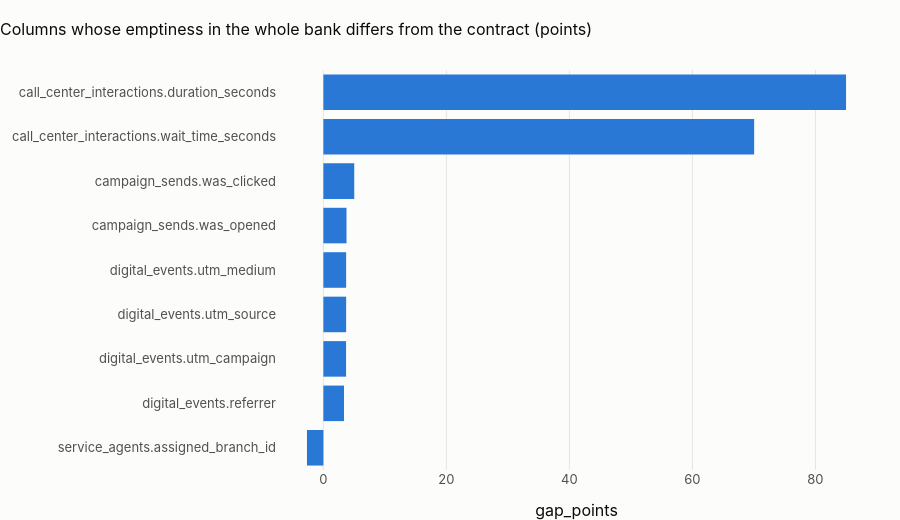

Notebook cell for this chart:
### Markdown cell above
## 3 · Emptiness: where this country differs from the bank
Share of empty values per column in this country, against the global contract's `empty_share`. A large gap means
the column is used differently here (a product mix, a channel mix, a process) and the global baseline will
misfire on this country's days.

### Code cell
GLOBAL = country.global_contract(pl)
emp = pl.q(f"""
    with p as (select table_name, column_name, sum(n_empty + n_absent) / sum(n_rows) as country_empty
               from {{dq_partition_profile}} where zone = 'bronze' group by 1, 2)
    select p.table_name, p.column_name, round(100 * p.country_empty, 2) as country_empty_pct,
           round(100 * c.empty_share, 2) as contract_empty_pct,
           round(100 * (p.country_empty - c.empty_share), 2) as gap_points
    from p join {GLOBAL} c using (table_name, column_name)
    where abs(p.country_empty - c.empty_share) >= 0.02
    order by abs(p.country_empty - c.empty_share) desc""")
show(emp, paging=False)
if len(emp):
    fig = px.bar(
        emp.head(20),
        x="gap_points",
        y=emp.head(20).table_name + "." + emp.head(20).column_name,
        orientation="h",
        title=f"Columns whose emptiness in {CTRY.name} differs from the contract (points)",
    )
    fig.update_layout(height=520, yaxis_title=None, yaxis=dict(autorange="reversed"))
    fig.show()
display(
    Markdown(
        f"**{len(emp)} columns differ from the contract's empty share by 2 points or more in {CTRY.name}.** "
        "These are the columns where the contract's baseline cannot describe this scope; notebook 03 re-estimates "
        "them on the scope's reference window."
    )
)

### Figure 1 — Plotly figure (JSON) as saved in the notebook; plotly's stock layout.template omitted (floating-point values rounded to 4 significant figures)
{"data": [{"hovertemplate": "gap_points=%{x}<br>y=%{y}<extra></extra>", "legendgroup": "", "marker": {"color": "#2a78d6", "pattern": {"shape": ""}}, "name": "", "orientation": "h", "showlegend": false, "textposition": "auto", "type": "bar", "x": [84.98, 70.04, 5.02, 3.76, 3.7, 3.7, 3.69, 3.35, -2.67], "xaxis": "x", "y": ["call_center_interactions.duration_seconds", "call_center_interactions.wait_time_seconds", "campaign_sends.was_clicked", "campaign_sends.was_opened", "digital_events.utm_medium", "digital_events.utm_source", "digital_events.utm_campaign", "digital_events.referrer", "service_agents.assigned_branch_id"], "yaxis": "y"}], "layout": {"barmode": "relative", "height": 520, "legend": {"tracegroupgap": 0}, "title": {"text": "Columns whose emptiness in the whole bank differs from the contract (points)"}, "xaxis": {"anchor": "y", "domain": [0.0, 1.0], "title": {"text": "gap_points"}}, "yaxis": {"anchor": "x", "autorange": "reversed", "domain": [0.0, 1.0], "title": {}}}}
